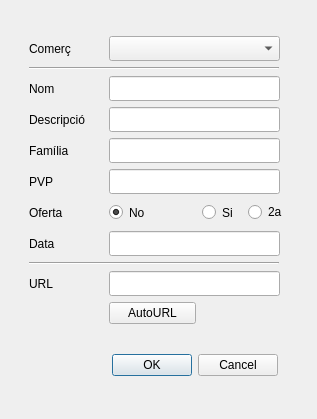
<?xml version="1.0" encoding="UTF-8"?>
<ui version="4.0">
 <class>dialog_inserirproductes</class>
 <widget class="QDialog" name="dialog_inserirproductes">
  <property name="geometry">
   <rect>
    <x>0</x>
    <y>0</y>
    <width>317</width>
    <height>419</height>
   </rect>
  </property>
  <property name="windowTitle">
   <string>Dialog</string>
  </property>
  <layout class="QGridLayout" name="gridLayout">
   <item row="13" column="1" rowspan="2">
    <spacer name="verticalSpacer_3">
     <property name="orientation">
      <enum>Qt::Vertical</enum>
     </property>
     <property name="sizeType">
      <enum>QSizePolicy::Fixed</enum>
     </property>
     <property name="sizeHint" stdset="0">
      <size>
       <width>48</width>
       <height>15</height>
      </size>
     </property>
    </spacer>
   </item>
   <item row="9" column="1" colspan="5">
    <widget class="Line" name="line_2">
     <property name="sizePolicy">
      <sizepolicy hsizetype="Fixed" vsizetype="Fixed">
       <horstretch>0</horstretch>
       <verstretch>0</verstretch>
      </sizepolicy>
     </property>
     <property name="minimumSize">
      <size>
       <width>250</width>
       <height>3</height>
      </size>
     </property>
     <property name="orientation">
      <enum>Qt::Horizontal</enum>
     </property>
    </widget>
   </item>
   <item row="10" column="3" colspan="3">
    <widget class="QLineEdit" name="edit_URL">
     <property name="sizePolicy">
      <sizepolicy hsizetype="Fixed" vsizetype="Fixed">
       <horstretch>0</horstretch>
       <verstretch>0</verstretch>
      </sizepolicy>
     </property>
     <property name="minimumSize">
      <size>
       <width>171</width>
       <height>25</height>
      </size>
     </property>
     <property name="alignment">
      <set>Qt::AlignCenter</set>
     </property>
    </widget>
   </item>
   <item row="0" column="6" rowspan="14">
    <spacer name="horizontalSpacer">
     <property name="orientation">
      <enum>Qt::Horizontal</enum>
     </property>
     <property name="sizeType">
      <enum>QSizePolicy::Fixed</enum>
     </property>
     <property name="sizeHint" stdset="0">
      <size>
       <width>18</width>
       <height>329</height>
      </size>
     </property>
    </spacer>
   </item>
   <item row="13" column="2" colspan="4">
    <widget class="QDialogButtonBox" name="buttonBox">
     <property name="sizePolicy">
      <sizepolicy hsizetype="Fixed" vsizetype="Fixed">
       <horstretch>0</horstretch>
       <verstretch>0</verstretch>
      </sizepolicy>
     </property>
     <property name="minimumSize">
      <size>
       <width>195</width>
       <height>35</height>
      </size>
     </property>
     <property name="orientation">
      <enum>Qt::Horizontal</enum>
     </property>
     <property name="standardButtons">
      <set>QDialogButtonBox::Cancel|QDialogButtonBox::Ok</set>
     </property>
    </widget>
   </item>
   <item row="4" column="1" colspan="2">
    <widget class="QLabel" name="label_3">
     <property name="text">
      <string>Descripció</string>
     </property>
    </widget>
   </item>
   <item row="1" column="3" colspan="3">
    <widget class="QComboBox" name="comboBox_comerc">
     <property name="sizePolicy">
      <sizepolicy hsizetype="Fixed" vsizetype="Fixed">
       <horstretch>0</horstretch>
       <verstretch>0</verstretch>
      </sizepolicy>
     </property>
     <property name="minimumSize">
      <size>
       <width>171</width>
       <height>25</height>
      </size>
     </property>
    </widget>
   </item>
   <item row="4" column="3" colspan="3">
    <widget class="QLineEdit" name="edit_descripcio">
     <property name="sizePolicy">
      <sizepolicy hsizetype="Fixed" vsizetype="Fixed">
       <horstretch>0</horstretch>
       <verstretch>0</verstretch>
      </sizepolicy>
     </property>
     <property name="minimumSize">
      <size>
       <width>171</width>
       <height>25</height>
      </size>
     </property>
     <property name="alignment">
      <set>Qt::AlignCenter</set>
     </property>
    </widget>
   </item>
   <item row="0" column="1" colspan="5">
    <spacer name="verticalSpacer">
     <property name="orientation">
      <enum>Qt::Vertical</enum>
     </property>
     <property name="sizeType">
      <enum>QSizePolicy::Fixed</enum>
     </property>
     <property name="sizeHint" stdset="0">
      <size>
       <width>239</width>
       <height>6</height>
      </size>
     </property>
    </spacer>
   </item>
   <item row="6" column="3" colspan="3">
    <widget class="QLineEdit" name="edit_pvp">
     <property name="sizePolicy">
      <sizepolicy hsizetype="Fixed" vsizetype="Fixed">
       <horstretch>0</horstretch>
       <verstretch>0</verstretch>
      </sizepolicy>
     </property>
     <property name="minimumSize">
      <size>
       <width>171</width>
       <height>25</height>
      </size>
     </property>
     <property name="alignment">
      <set>Qt::AlignCenter</set>
     </property>
    </widget>
   </item>
   <item row="3" column="1" colspan="2">
    <widget class="QLabel" name="label_2">
     <property name="text">
      <string>Nom</string>
     </property>
    </widget>
   </item>
   <item row="14" column="2">
    <spacer name="verticalSpacer_4">
     <property name="orientation">
      <enum>Qt::Vertical</enum>
     </property>
     <property name="sizeType">
      <enum>QSizePolicy::Fixed</enum>
     </property>
     <property name="sizeHint" stdset="0">
      <size>
       <width>20</width>
       <height>5</height>
      </size>
     </property>
    </spacer>
   </item>
   <item row="3" column="3" colspan="3">
    <widget class="QLineEdit" name="edit_nom">
     <property name="sizePolicy">
      <sizepolicy hsizetype="Fixed" vsizetype="Fixed">
       <horstretch>0</horstretch>
       <verstretch>0</verstretch>
      </sizepolicy>
     </property>
     <property name="minimumSize">
      <size>
       <width>171</width>
       <height>25</height>
      </size>
     </property>
     <property name="alignment">
      <set>Qt::AlignCenter</set>
     </property>
    </widget>
   </item>
   <item row="2" column="1" colspan="5">
    <widget class="Line" name="line">
     <property name="sizePolicy">
      <sizepolicy hsizetype="Fixed" vsizetype="Fixed">
       <horstretch>0</horstretch>
       <verstretch>0</verstretch>
      </sizepolicy>
     </property>
     <property name="minimumSize">
      <size>
       <width>250</width>
       <height>3</height>
      </size>
     </property>
     <property name="orientation">
      <enum>Qt::Horizontal</enum>
     </property>
    </widget>
   </item>
   <item row="10" column="1" colspan="2">
    <widget class="QLabel" name="label_8">
     <property name="text">
      <string>URL</string>
     </property>
    </widget>
   </item>
   <item row="1" column="1" colspan="2">
    <widget class="QLabel" name="label">
     <property name="text">
      <string>Comerç</string>
     </property>
    </widget>
   </item>
   <item row="7" column="3">
    <widget class="QRadioButton" name="r_no">
     <property name="sizePolicy">
      <sizepolicy hsizetype="Fixed" vsizetype="Fixed">
       <horstretch>0</horstretch>
       <verstretch>0</verstretch>
      </sizepolicy>
     </property>
     <property name="minimumSize">
      <size>
       <width>40</width>
       <height>25</height>
      </size>
     </property>
     <property name="text">
      <string>No</string>
     </property>
     <property name="checked">
      <bool>true</bool>
     </property>
    </widget>
   </item>
   <item row="12" column="1" colspan="5">
    <spacer name="verticalSpacer_2">
     <property name="orientation">
      <enum>Qt::Vertical</enum>
     </property>
     <property name="sizeType">
      <enum>QSizePolicy::Fixed</enum>
     </property>
     <property name="sizeHint" stdset="0">
      <size>
       <width>239</width>
       <height>5</height>
      </size>
     </property>
    </spacer>
   </item>
   <item row="7" column="4">
    <widget class="QRadioButton" name="r_si">
     <property name="sizePolicy">
      <sizepolicy hsizetype="Fixed" vsizetype="Fixed">
       <horstretch>0</horstretch>
       <verstretch>0</verstretch>
      </sizepolicy>
     </property>
     <property name="minimumSize">
      <size>
       <width>40</width>
       <height>25</height>
      </size>
     </property>
     <property name="text">
      <string>Si</string>
     </property>
    </widget>
   </item>
   <item row="6" column="1" colspan="2">
    <widget class="QLabel" name="label_5">
     <property name="text">
      <string>PVP</string>
     </property>
    </widget>
   </item>
   <item row="7" column="5">
    <widget class="QRadioButton" name="r_2a">
     <property name="sizePolicy">
      <sizepolicy hsizetype="Fixed" vsizetype="Fixed">
       <horstretch>0</horstretch>
       <verstretch>0</verstretch>
      </sizepolicy>
     </property>
     <property name="minimumSize">
      <size>
       <width>40</width>
       <height>0</height>
      </size>
     </property>
     <property name="toolTip">
      <string>Segona unitat 50%</string>
     </property>
     <property name="text">
      <string>2a</string>
     </property>
    </widget>
   </item>
   <item row="8" column="3" colspan="3">
    <widget class="QLineEdit" name="edit_data">
     <property name="sizePolicy">
      <sizepolicy hsizetype="Fixed" vsizetype="Fixed">
       <horstretch>0</horstretch>
       <verstretch>0</verstretch>
      </sizepolicy>
     </property>
     <property name="minimumSize">
      <size>
       <width>171</width>
       <height>25</height>
      </size>
     </property>
     <property name="text">
      <string/>
     </property>
     <property name="alignment">
      <set>Qt::AlignCenter</set>
     </property>
     <property name="placeholderText">
      <string/>
     </property>
    </widget>
   </item>
   <item row="7" column="1" colspan="2">
    <widget class="QLabel" name="label_6">
     <property name="text">
      <string>Oferta</string>
     </property>
    </widget>
   </item>
   <item row="5" column="3" colspan="3">
    <widget class="QLineEdit" name="edit_familia">
     <property name="sizePolicy">
      <sizepolicy hsizetype="Fixed" vsizetype="Fixed">
       <horstretch>0</horstretch>
       <verstretch>0</verstretch>
      </sizepolicy>
     </property>
     <property name="minimumSize">
      <size>
       <width>171</width>
       <height>25</height>
      </size>
     </property>
     <property name="toolTip">
      <string>A què es refereix (menjar, xocolata, ...)</string>
     </property>
     <property name="alignment">
      <set>Qt::AlignCenter</set>
     </property>
    </widget>
   </item>
   <item row="0" column="0" rowspan="14">
    <spacer name="horizontalSpacer_2">
     <property name="orientation">
      <enum>Qt::Horizontal</enum>
     </property>
     <property name="sizeType">
      <enum>QSizePolicy::Fixed</enum>
     </property>
     <property name="sizeHint" stdset="0">
      <size>
       <width>18</width>
       <height>329</height>
      </size>
     </property>
    </spacer>
   </item>
   <item row="5" column="1" colspan="2">
    <widget class="QLabel" name="label_4">
     <property name="text">
      <string>Família</string>
     </property>
    </widget>
   </item>
   <item row="8" column="1" colspan="2">
    <widget class="QLabel" name="label_7">
     <property name="text">
      <string>Data</string>
     </property>
    </widget>
   </item>
   <item row="11" column="3">
    <widget class="QPushButton" name="pushButton">
     <property name="sizePolicy">
      <sizepolicy hsizetype="Expanding" vsizetype="Fixed">
       <horstretch>0</horstretch>
       <verstretch>0</verstretch>
      </sizepolicy>
     </property>
     <property name="text">
      <string>AutoURL</string>
     </property>
    </widget>
   </item>
  </layout>
 </widget>
 <tabstops>
  <tabstop>comboBox_comerc</tabstop>
  <tabstop>edit_nom</tabstop>
  <tabstop>edit_descripcio</tabstop>
  <tabstop>edit_familia</tabstop>
  <tabstop>edit_pvp</tabstop>
  <tabstop>r_no</tabstop>
  <tabstop>r_si</tabstop>
  <tabstop>r_2a</tabstop>
  <tabstop>edit_data</tabstop>
  <tabstop>edit_URL</tabstop>
 </tabstops>
 <resources/>
 <connections>
  <connection>
   <sender>buttonBox</sender>
   <signal>accepted()</signal>
   <receiver>dialog_inserirproductes</receiver>
   <slot>accept()</slot>
   <hints>
    <hint type="sourcelabel">
     <x>281</x>
     <y>391</y>
    </hint>
    <hint type="destinationlabel">
     <x>157</x>
     <y>274</y>
    </hint>
   </hints>
  </connection>
  <connection>
   <sender>buttonBox</sender>
   <signal>rejected()</signal>
   <receiver>dialog_inserirproductes</receiver>
   <slot>reject()</slot>
   <hints>
    <hint type="sourcelabel">
     <x>281</x>
     <y>391</y>
    </hint>
    <hint type="destinationlabel">
     <x>286</x>
     <y>274</y>
    </hint>
   </hints>
  </connection>
 </connections>
</ui>
